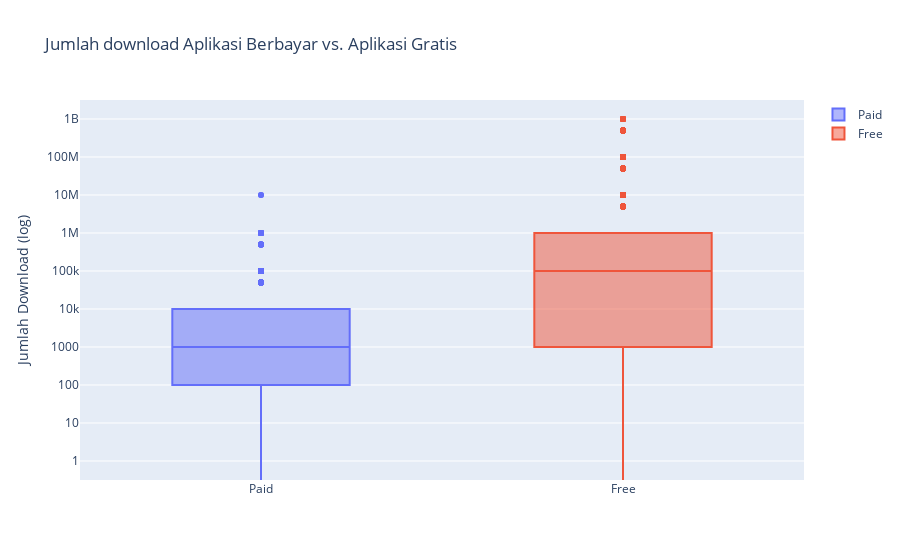

Write notebook code for a chart like this one.
### Markdown cell above
## 8. Popularitas Aplikasi Berbayar vs Aplikasi Gratis
<p>Di Play Store saat ini, ada lima jenis strategi penetapan harga: gratis, freemium, berbayar, dan berlangganan. Fokus dalam analisis ini adalah aplikasi gratis dan berbayar. Beberapa karakteristik aplikasi gratis adalah:</p>
<ul>
<li>Gratis untuk di download.</li>
<li>Sumber pemasukan utama untuk developer aplikasi berasal dari iklan.</li>
<li>Sering dibuat oleh perusahaan yang memiliki produk lain dan aplikasi digital tersebut membantu produk tersebut.</li>
<li>Dapat berfungsi sebagai alat untuk retensi pelanggan, komunikasi, dan layanan pelanggan.</li>
</ul>
<p>Beberapa karakteristik aplikasi berbayar adalah:</p>
<ul>
<li>User diminta untuk membayar satu kali agar aplikasi dapat diunduh dan digunakan.</li>
<li>User tidak bisa benar-benar merasakan aplikasi sebelum membelinya.</li>
</ul>

<p>Apakah aplikasi berbayar diinstal sebanyak aplikasi gratis? Ternyata aplikasi berbayar memiliki jumlah penginstalan yang relatif lebih rendah daripada aplikasi gratis.</p>

### Code cell
trace0 = go.Box(
    y = apps[apps['Type'] == "Paid"]['Installs'],
    name = 'Paid'
)

trace1 = go.Box(
    y = apps[apps['Type'] == "Free"]['Installs'],
    name = 'Free'
)

layout = go.Layout(
    title = "Jumlah download Aplikasi Berbayar vs. Aplikasi Gratis",
    yaxis = dict(title = "Jumlah Download (log)",
                type = 'log',
                autorange = True)
)

data = [trace0, trace1]
plotly.offline.iplot({'data': data, 'layout': layout})

### Figure 1 — Plotly figure (JSON) as saved in the notebook; plotly's stock layout.template omitted (floating-point values rounded to 4 significant figures; data arrays with more than 128 entries replaced by an {"elided": "..."} marker saying what was removed)
{"data": [{"name": "Paid", "type": "box", "y": {"elided": "756 int values"}}, {"name": "Free", "type": "box", "y": {"elided": "8903 int values"}}], "layout": {"title": {"text": "Jumlah download Aplikasi Berbayar vs. Aplikasi Gratis"}, "yaxis": {"autorange": true, "title": {"text": "Jumlah Download (log)"}, "type": "log"}}}
